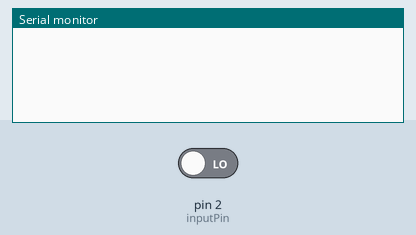
Bench run of a sketch on a simulated Arduino Uno, built with avr-gcc and run on an emulated ATmega328P. Parts: the last lines printed to the serial monitor. The inputs (shaded band) are chosen by the test bench; at power-on: pin 2 (inputPin) LOW.

Above: at 1.2 s.
1.3 s: pin 2 (inputPin) driven HIGH
At 1.7 s:
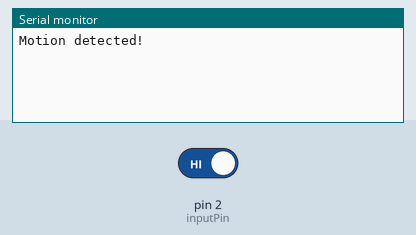
2.8 s: pin 2 (inputPin) driven LOW
At 4.1 s:
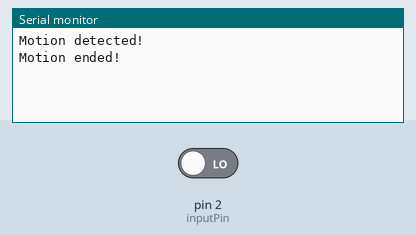

Measured:
- after the input at 1.3 s, the serial monitor: prints a new line at once (image 1)
- after the input at 2.8 s, the serial monitor: prints a new line at once (image 2)

The sketch:

pir_sensor.ino
```cpp
int inputPin = 2;               // choose the input pin (for PIR sensor)
int pirState = LOW;             // we start, assuming no motion detected
int val = 0;                    // variable for reading the pin status

void setup() {
  // put your setup code here, to run once:
  pinMode(inputPin, INPUT);     // declare sensor as input

  Serial.begin(9600);
}

void loop() {
  // put your main code here, to run repeatedly:
  val = digitalRead(inputPin);  // read input value
  if (val == HIGH) {            // check if the input is HIGH
    if (pirState == LOW) {
      // we have just turned on
      Serial.println("Motion detected!");
      // We only want to print on the output change, not state
      pirState = HIGH;
    }
  } else {
    if (pirState == HIGH){
      // we have just turned of
      Serial.println("Motion ended!");
      // We only want to print on the output change, not state
      pirState = LOW;
    }
  }
}
```
